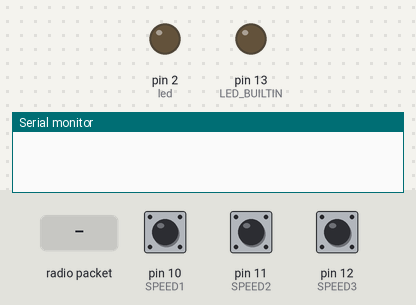
Bench run of a sketch on a simulated Arduino Uno, built with avr-gcc and run on an emulated ATmega328P. On the bench: output pins drawn as LEDs (lit = HIGH), the last lines printed to the serial monitor. The test bench sets the inputs (shaded band); at power-on: pin 10 (SPEED1) HIGH, pin 11 (SPEED2) HIGH, pin 12 (SPEED3) HIGH. No radio packets arrive unless stated; pins used as bus, display or sensor lines are not drawn.

Above: at 1.3 s.
1.4 s: radio packet "1" arrives
At 2.0 s:
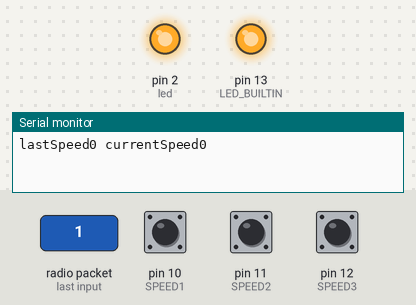
Timing chart, 0 to 4.4 s (numbered marks = the images above; inputs shaded):
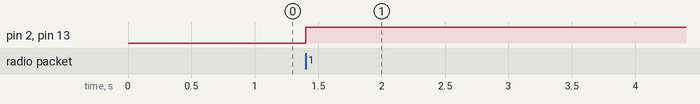

Measured:
- after the input at 1.4 s, pin 2 (led), pin 13 (LED_BUILTIN): LOW → HIGH at once

The sketch:

rf95_server_2.ino
```cpp
#include <SPI.h>
#include <RH_RF95.h>

#define NUM_STEPS 12
#define T1 70 //Lo recibe y multiplcia por 10; 90 => 900ms
#define T_UMBRAL 10 //200ms
#define UMBRAL 40

#define REQUEST_ID 0x21
#define RESPONSE_ID 0x22

#define OUT_SPEED1  50
#define OUT_SPEED2  70
#define OUT_SPEED3  85

#define SPEED1 10
#define SPEED2 11
#define SPEED3 12
// for feather32u4
#define RFM95_CS 8
#define RFM95_RST 4
#define RFM95_INT 7

#define RF95_FREQ 915.0

RH_RF95 rf95(RFM95_CS, RFM95_INT);

// Need this on Arduino Zero with SerialUSB port (eg RocketScream Mini Ultra Pro)
#define RF95_FREQ 915.0
int led = 2;//;
uint8_t currentSpeed = 0;
uint8_t lastCurrentSpeed = 0;

// Dont put this on the stack:
uint8_t buf[RH_RF95_MAX_MESSAGE_LEN];

void setup()
{
  pinMode(RFM95_RST, OUTPUT);
  digitalWrite(RFM95_RST, HIGH);
  delay(100);
  // manual reset
  digitalWrite(RFM95_RST, LOW);
  delay(10);
  digitalWrite(RFM95_RST, HIGH);
  delay(10);
  pinMode(RFM95_RST, OUTPUT);
  digitalWrite(RFM95_RST, HIGH);
  pinMode(led, OUTPUT);
  pinMode(LED_BUILTIN, OUTPUT);
  pinMode(SPEED1, INPUT_PULLUP);
  pinMode(SPEED2, INPUT_PULLUP);
  pinMode(SPEED3, INPUT_PULLUP);

  Serial.begin(9600);
  //while (!Serial);

  while (!rf95.init()) {
    while (!Serial);
    Serial.println(F("LoRa radio init failed"));
    while (1);
  }
  //  Serial.println(F("LoRa radio init OK!"));

  // Defaults after init are 434.0MHz, modulation GFSK_Rb250Fd250, +13dbM
  if (!rf95.setFrequency(RF95_FREQ)) {
    while (!Serial);
    Serial.println(F("setFrequency failed"));
    while (1);
  }
  //  Serial.print(F("Set Freq to: ")); Serial.println(RF95_FREQ);

  // Defaults after init are 434.0MHz, 13dBm, Bw = 125 kHz, Cr = 4/5, Sf = 128chips/symbol, CRC on

  // The default transmitter power is 13dBm, using PA_BOOST.
  // If you are using RFM95/96/97/98 modules which uses the PA_BOOST transmitter pin, then
  // you can set transmitter powers from 5 to 23 dBm:
  rf95.setTxPower(23, false);
}

void loop()
{
  readSpeed();
  if (rf95.available())
  {
    readSpeed();
    Serial.print("lastSpeed" + String(lastCurrentSpeed) + " ");
    Serial.println("currentSpeed" + String(currentSpeed));
    // Should be a message for us now
    uint8_t buf[RH_RF95_MAX_MESSAGE_LEN];
    uint8_t len = sizeof(buf);
    if (rf95.recv(buf, &len))
    {
      digitalWrite(led, HIGH);
      digitalWrite(LED_BUILTIN, HIGH);
      if (len && buf[0] == REQUEST_ID) {
        //      RH_RF95::printBuffer("request: ", buf, len);
        Serial.print("got request: ");
        Serial.println((char*)buf);
        //      Serial.print("RSSI: ");
        //      Serial.println(rf95.lastRssi(), DEC);

        // Send a reply
        uint8_t data[] = {RESPONSE_ID, lastCurrentSpeed, currentSpeed, NUM_STEPS, T1, T_UMBRAL, UMBRAL};
        rf95.send(data, sizeof(data));
        rf95.waitPacketSent();
        Serial.println("Sent a reply");
        digitalWrite(led, LOW);
        digitalWrite(LED_BUILTIN, LOW);
      }
    }
    else
    {
      digitalWrite(led, HIGH);
      Serial.println("recv failed");
    }
    lastCurrentSpeed = currentSpeed;
  }

}
```

speed_select.ino
```cpp
unsigned long t_start = 0;
uint8_t last_speed = 0;

uint8_t readSwitch() {
  byte out = 0;
  bitWrite(out, 0, !digitalRead(SPEED1));
  bitWrite(out, 1, !digitalRead(SPEED2));
  bitWrite(out, 2, !digitalRead(SPEED3));
  return out;
}

uint8_t getCurrentSpeed(int speed) {
  switch (speed) {
    case 0b001: return OUT_SPEED1;
    case 0b010: return OUT_SPEED2;
    case 0b100: return OUT_SPEED3;
    default: return currentSpeed;
  }
}

uint8_t readSpeed() {
  uint8_t speed = readSwitch();
  currentSpeed = getCurrentSpeed(speed);
  if (speed == 0 && last_speed == 0) {
    if (t_start == 0) {
      t_start = millis();
    }
    if (t_start > 0 && (millis() - t_start) >= 1500) {
      t_start = 0;
      currentSpeed = 0;
    }
  } else {
    currentSpeed = getCurrentSpeed(speed);
    if (currentSpeed && last_speed > 0 && t_start > 0) t_start = 0;
  }
  last_speed = speed;
}
```
